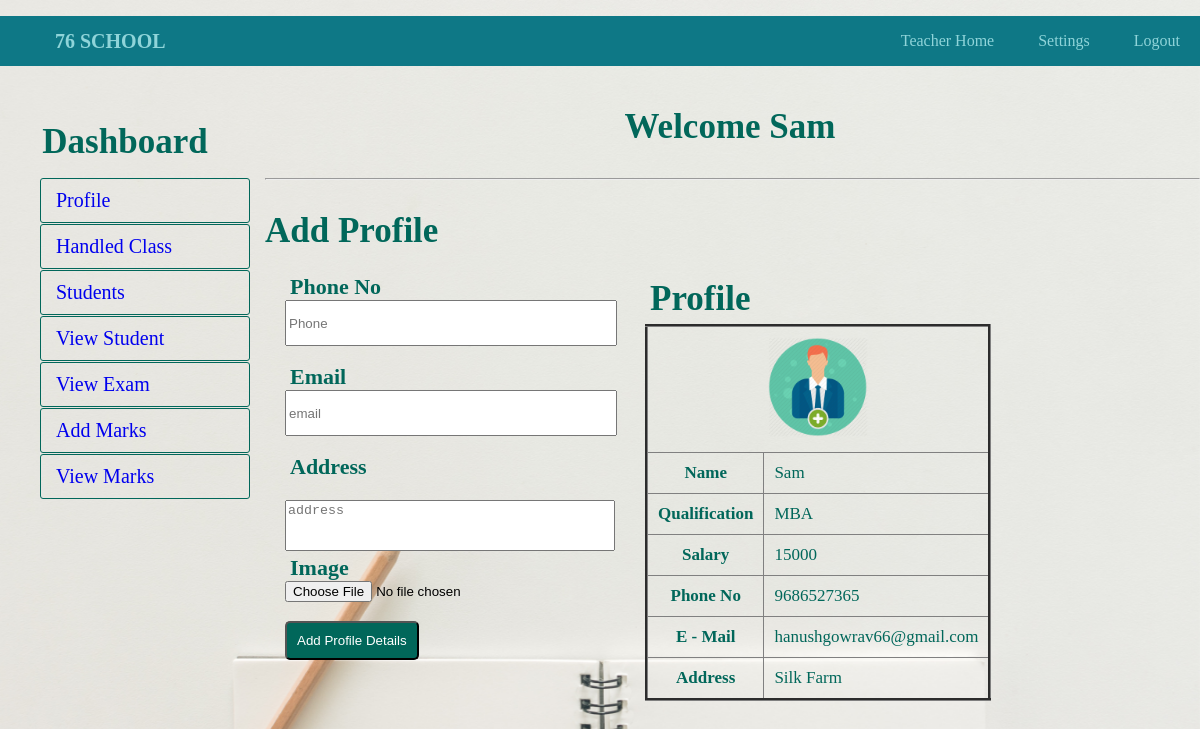
The app's page /teacher_home.php (signed in) with its own data.
### tables this page shows
CREATE TABLE `staff` (
  `TID` int(11) NOT NULL,
  `TNAME` varchar(150) NOT NULL,
  `TPASS` varchar(150) NOT NULL,
  `QUAL` varchar(150) NOT NULL,
  `SAL` varchar(150) NOT NULL,
  `PNO` varchar(150) NOT NULL,
  `MAIL` varchar(150) NOT NULL,
  `PADDR` text NOT NULL,
  `IMG` varchar(150) NOT NULL
);

### teacher_home.php (the view, shortened to what this page needs)
<?php
	include"database.php";
	$sql="SELECT * FROM staff WHERE TID={$_SESSION["TID"]}";
		$res=$db->query($sql);
		if($res->num_rows>0)
		{
			$row=$res->fetch_assoc();
		}
?>
<!DOCTYPE html>
<html>
	<head>
		<link rel="stylesheet" type="text/css" href="style.css">
	</head>
	<body>
		<?php include"navbar.php";?><br>
			<div id="section">
				<?php include"sidebar.php";?><br>
					<h3 class="text">Welcome <?php echo $_SESSION["TNAME"]; ?></h3><br><hr><br>
				<div  >
					<h3>Add Profile</h3><br>
					<div class="lbox1">
					<form   enctype="multipart/form-data" role="form"  method="post" action="<?php echo $_SERVER["PHP_SELF"];?>">
							<label>  Phone No</label><br>
							<input type="text" maxlength="10" required class="input3" name="pno" placeholder="Phone"><br><br>
							<label>  Email</label><br>
							<input type="email"  class="input3" required name="mail" placeholder="email"><br><br>
							<label>  Address</label><br>
							<textarea rows="3" name="addr" placeholder="address"></textarea><br>
							<label> Image</label><br>
							<input type="file"  class="input3" required name="img" >
						<button type="submit" class="btn" name="submit">Add Profile Details</button>
						</form>
					</div>
				<div class="rbox1">
					<h3> Profile</h3>
						<table border="3px">
							<tr><td colspan="2" align="center"><img src="<?php echo $row["IMG"] ?>" height="100" width="100" alt="upload Pending"></td></tr>
							<tr><th>Name </th> <td><?php echo $row["TNAME"] ?> </td></tr>
							<tr><th>Qualification </th> <td><?php echo $row["QUAL"] ?>  </td></tr>
							<tr><th>Salary </th> <td> <?php echo $row["SAL"] ?>  </td></tr>
							<tr><th>Phone No </th> <td> <?php echo $row["PNO"] ?> </td></tr>
							<tr><th>E - Mail </th> <td> <?php echo $row["MAIL"] ?> </td></tr>
							<tr><th>Address </th> <td> <?php echo $row["PADDR"] ?> </td></tr>
						</table>
				</div>
			</div>
	</div>
	</body>
</html>

### style.css (style rules this page uses)
body , html { margin: 0; padding: 0; background: url(2.jpg) no-repeat center center fixed; height: 100%; background-size: cover; background-position: center; font-family: sans-serif; font-family: "Josefin Sans"; }
h1,h2,h3,h4,h5,h6,label { color:#01675A; font-family:"Josefin Sans"; font-size: 35px; margin: 5px; }
.btn { border-radius:5px; padding:10px; background:#01675A; color:white; }
label { font-weight:bold; font-family: "Josefin Sans"; color: #01675A; font-size: 22px; }
.text { text-align:center; }
tr,td,th { padding:10px; color: #01675A; font-size: 17px; }
.input3 { width:90%; height:40px; margin-top:2spx; }
table { border-collapse:collapse; }
.lbox1 { width:30%; margin-left:20px; float:left; height: 30%; }
.rbox1 { width:30%; float:left; height: 30%; }
.rbox1 table { width:50px; height: 100%; }
textarea { resize:none;width:90%;margin-top:20px; }

### records on screen
staff: IMG (picture), TNAME "Sam", QUAL "MBA", SAL "15000", PNO "9686527365", MAIL "hanushgowrav66@gmail.com", PADDR "Silk Farm"

### other values on screen
$_SESSION["TNAME"] "Sam"
